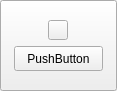
<?xml version="1.0" encoding="UTF-8"?>
<ui version="4.0">
 <class>AFQSettingTabButton</class>
 <widget class="QPushButton" name="AFQSettingTabButton">
  <property name="geometry">
   <rect>
    <x>0</x>
    <y>0</y>
    <width>117</width>
    <height>83</height>
   </rect>
  </property>
  <property name="windowTitle">
   <string>Form</string>
  </property>
  <property name="styleSheet">
   <string notr="true"/>
  </property>
  <layout class="QVBoxLayout" name="verticalLayout">
   <property name="spacing">
    <number>6</number>
   </property>
   <property name="leftMargin">
    <number>14</number>
   </property>
   <property name="topMargin">
    <number>20</number>
   </property>
   <property name="rightMargin">
    <number>14</number>
   </property>
   <property name="bottomMargin">
    <number>20</number>
   </property>
   <item>
    <widget class="QWidget" name="widget_Icon" native="true">
     <layout class="QHBoxLayout" name="horizontalLayout">
      <property name="spacing">
       <number>0</number>
      </property>
      <property name="leftMargin">
       <number>0</number>
      </property>
      <property name="topMargin">
       <number>0</number>
      </property>
      <property name="rightMargin">
       <number>0</number>
      </property>
      <property name="bottomMargin">
       <number>0</number>
      </property>
      <item>
       <spacer name="horizontalSpacer">
        <property name="orientation">
         <enum>Qt::Horizontal</enum>
        </property>
        <property name="sizeHint" stdset="0">
         <size>
          <width>40</width>
          <height>20</height>
         </size>
        </property>
       </spacer>
      </item>
      <item>
       <widget class="QPushButton" name="pushButton_Icon">
        <property name="enabled">
         <bool>true</bool>
        </property>
        <property name="minimumSize">
         <size>
          <width>20</width>
          <height>20</height>
         </size>
        </property>
        <property name="maximumSize">
         <size>
          <width>20</width>
          <height>20</height>
         </size>
        </property>
        <property name="styleSheet">
         <string notr="true"/>
        </property>
        <property name="text">
         <string/>
        </property>
        <property name="checkable">
         <bool>true</bool>
        </property>
        <property name="checked">
         <bool>false</bool>
        </property>
        <property name="hover" stdset="0">
         <bool>false</bool>
        </property>
       </widget>
      </item>
      <item>
       <spacer name="horizontalSpacer_2">
        <property name="orientation">
         <enum>Qt::Horizontal</enum>
        </property>
        <property name="sizeHint" stdset="0">
         <size>
          <width>40</width>
          <height>20</height>
         </size>
        </property>
       </spacer>
      </item>
     </layout>
    </widget>
   </item>
   <item>
    <widget class="QPushButton" name="pushButton_Title">
     <property name="enabled">
      <bool>true</bool>
     </property>
     <property name="minimumSize">
      <size>
       <width>0</width>
       <height>25</height>
      </size>
     </property>
     <property name="maximumSize">
      <size>
       <width>16777215</width>
       <height>16777215</height>
      </size>
     </property>
     <property name="styleSheet">
      <string notr="true"/>
     </property>
     <property name="text">
      <string>PushButton</string>
     </property>
     <property name="checkable">
      <bool>true</bool>
     </property>
     <property name="checked">
      <bool>false</bool>
     </property>
     <property name="hover" stdset="0">
      <bool>false</bool>
     </property>
    </widget>
   </item>
  </layout>
 </widget>
 <resources/>
 <connections/>
</ui>
